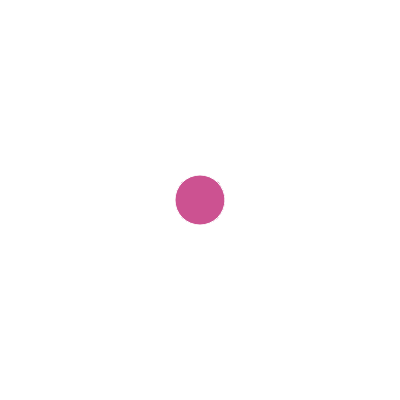
Frame 1 (no input)
Frame 60 (no input): identical to frame 1, image omitted
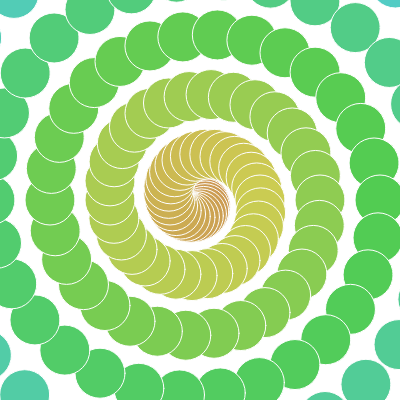
Frame 120 (the mouse pressed at the canvas centre since frame 60)

The p5.js sketch that drew these frames (run headless with seeded random() and noise() and a simulated clock; from frame 60 on, the mouse is pressed at the canvas centre):

// p5.js sketch
// ── sketch.js
function setup() {
  createCanvas(400, 400);
  colorMode(HSB);
}

function draw() {
  background(200);

  var blueColor = 255;


  //for ( var minyoungsize = 100; minyoungsize > 0; minyoungsize = minyoungsize - 10 ) {
  var myVar = 0;
  var numOfLoop = 300;
  var circleOfSize = 50;
  for ( var i = 0; i < numOfLoop; i++ ) {
    var theta = i * ((Math.PI * 2) / numOfLoop) * (mouseY * 0.05)
    var radius = 0.01 * i * mouseX;
    var xPos = Math.cos(theta) * radius + width/2;
    var yPos = Math.sin(theta) * radius + height/2;
  stroke (255);
  fill(30 + i * 1, 60, 80);
  ellipse(xPos, yPos, circleOfSize, circleOfSize);
  }
}
